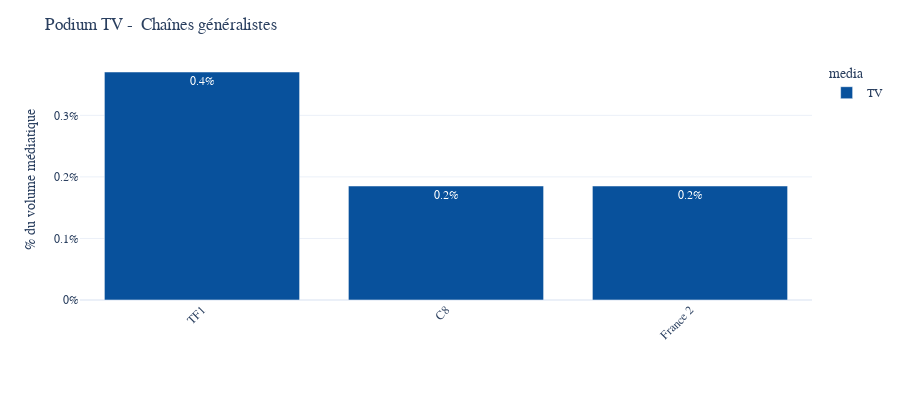

Notebook cell for this chart:
### Code cell
# Multiplier for one channel = n_mentions * 2 min / (60 minutes * 18h * n_days)
multiplier = 2 / (1 * 60 * 18 * 1)

fig = show_mentions_by_channel(data,list_of_channels=top_channels_tv_gen,n = 3,
                               method = multiplier,height = 400,text_auto = ".1%")
fig.update_layout(yaxis_tickformat='0%',
                  title = "Podium TV -  Chaînes généralistes",
                  font_family="Poppins",yaxis_title="% du volume médiatique",xaxis_title = "")
fig.update_traces(marker_color=COLOR_TV)
fig

### Figure 1 — Plotly figure (JSON) as saved in the notebook; plotly's stock layout.template omitted (floating-point values rounded to 4 significant figures)
{"data": [{"alignmentgroup": "True", "hovertemplate": "media=TV<br>channel_name=%{x}<br>count=%{y}<extra></extra>", "legendgroup": "TV", "marker": {"color": "#08519c", "pattern": {"shape": ""}}, "name": "TV", "offsetgroup": "TV", "orientation": "v", "showlegend": true, "textposition": "auto", "texttemplate": "%{y:.1%}", "x": ["TF1", "C8", "France 2"], "xaxis": "x", "y": [0.003704, 0.001852, 0.001852], "yaxis": "y", "type": "bar"}], "layout": {"xaxis": {"anchor": "y", "domain": [0, 1], "title": {"text": ""}, "categoryorder": "array", "categoryarray": ["TF1", "C8", "France 2"], "tickangle": -45}, "yaxis": {"anchor": "x", "domain": [0, 1], "title": {"text": "% du volume médiatique"}, "tickformat": "0%"}, "legend": {"title": {"text": "media"}, "tracegroupgap": 0}, "margin": {"t": 60, "b": 100}, "barmode": "relative", "height": 400, "font": {"family": "Poppins"}, "title": {"text": "Podium TV -  Chaînes généralistes"}}}
